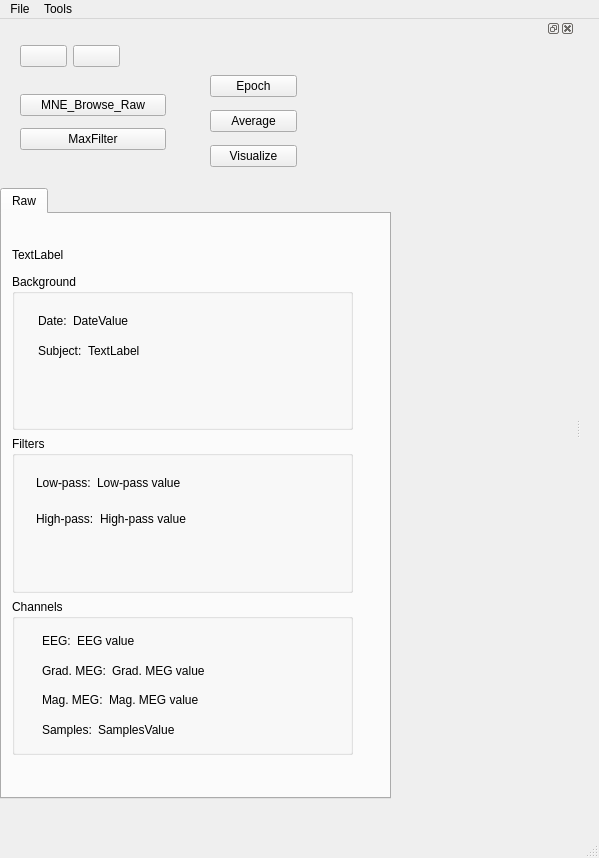
<?xml version="1.0" encoding="UTF-8"?>
<ui version="4.0">
 <class>MainWindow</class>
 <widget class="QMainWindow" name="MainWindow">
  <property name="geometry">
   <rect>
    <x>0</x>
    <y>0</y>
    <width>599</width>
    <height>858</height>
   </rect>
  </property>
  <property name="sizePolicy">
   <sizepolicy hsizetype="Expanding" vsizetype="Expanding">
    <horstretch>0</horstretch>
    <verstretch>0</verstretch>
   </sizepolicy>
  </property>
  <property name="windowTitle">
   <string>MainWindow</string>
  </property>
  <widget class="QWidget" name="centralwidget">
   <layout class="QHBoxLayout" name="horizontalLayout_2"/>
  </widget>
  <widget class="QMenuBar" name="menubar">
   <property name="geometry">
    <rect>
     <x>0</x>
     <y>0</y>
     <width>599</width>
     <height>29</height>
    </rect>
   </property>
   <property name="defaultUp">
    <bool>false</bool>
   </property>
   <widget class="QMenu" name="menuFile">
    <property name="title">
     <string>File</string>
    </property>
    <addaction name="actionLoad_file"/>
    <addaction name="actionSave_file"/>
   </widget>
   <widget class="QMenu" name="menuTools">
    <property name="title">
     <string>Tools</string>
    </property>
    <addaction name="actionPreferences"/>
   </widget>
   <addaction name="menuFile"/>
   <addaction name="menuTools"/>
  </widget>
  <widget class="QStatusBar" name="statusbar"/>
  <widget class="QDockWidget" name="dockWidget">
   <property name="sizePolicy">
    <sizepolicy hsizetype="Expanding" vsizetype="Expanding">
     <horstretch>1</horstretch>
     <verstretch>0</verstretch>
    </sizepolicy>
   </property>
   <property name="minimumSize">
    <size>
     <width>575</width>
     <height>115</height>
    </size>
   </property>
   <property name="allowedAreas">
    <set>Qt::BottomDockWidgetArea|Qt::LeftDockWidgetArea</set>
   </property>
   <attribute name="dockWidgetArea">
    <number>1</number>
   </attribute>
   <widget class="QWidget" name="dockWidgetContents">
    <widget class="QTabWidget" name="tabWidget">
     <property name="geometry">
      <rect>
       <x>0</x>
       <y>150</y>
       <width>391</width>
       <height>611</height>
      </rect>
     </property>
     <property name="currentIndex">
      <number>0</number>
     </property>
     <widget class="QWidget" name="tabRaw">
      <property name="maximumSize">
       <size>
        <width>360</width>
        <height>16777215</height>
       </size>
      </property>
      <property name="accessibleName">
       <string/>
      </property>
      <attribute name="title">
       <string>Raw</string>
      </attribute>
      <widget class="QWidget" name="horizontalLayoutWidget">
       <property name="geometry">
        <rect>
         <x>10</x>
         <y>60</y>
         <width>341</width>
         <height>481</height>
        </rect>
       </property>
       <layout class="QHBoxLayout" name="horizontalLayout_3">
        <item>
         <layout class="QVBoxLayout" name="verticalLayout_4">
          <item>
           <widget class="QGroupBox" name="metaBox">
            <property name="title">
             <string>Background</string>
            </property>
            <widget class="QWidget" name="layoutWidget_2">
             <property name="geometry">
              <rect>
               <x>26</x>
               <y>35</y>
               <width>271</width>
               <height>54</height>
              </rect>
             </property>
             <layout class="QVBoxLayout" name="verticalLayout_6">
              <item>
               <layout class="QGridLayout" name="gridLayout_5">
                <item row="0" column="0">
                 <widget class="QLabel" name="labelDate">
                  <property name="text">
                   <string>Date:</string>
                  </property>
                 </widget>
                </item>
                <item row="0" column="1">
                 <widget class="QLabel" name="labelDateValue">
                  <property name="sizePolicy">
                   <sizepolicy hsizetype="Expanding" vsizetype="Preferred">
                    <horstretch>0</horstretch>
                    <verstretch>0</verstretch>
                   </sizepolicy>
                  </property>
                  <property name="text">
                   <string>DateValue</string>
                  </property>
                 </widget>
                </item>
               </layout>
              </item>
              <item>
               <layout class="QHBoxLayout" name="horizontalLayout">
                <item>
                 <widget class="QLabel" name="labelSubject">
                  <property name="text">
                   <string>Subject:</string>
                  </property>
                 </widget>
                </item>
                <item>
                 <widget class="QLabel" name="labelSubjectValue">
                  <property name="sizePolicy">
                   <sizepolicy hsizetype="Expanding" vsizetype="Preferred">
                    <horstretch>0</horstretch>
                    <verstretch>0</verstretch>
                   </sizepolicy>
                  </property>
                  <property name="text">
                   <string>TextLabel</string>
                  </property>
                 </widget>
                </item>
               </layout>
              </item>
             </layout>
            </widget>
           </widget>
          </item>
          <item>
           <widget class="QGroupBox" name="filtersBox">
            <property name="title">
             <string>Filters</string>
            </property>
            <widget class="QWidget" name="layoutWidget_6">
             <property name="geometry">
              <rect>
               <x>24</x>
               <y>32</y>
               <width>272</width>
               <height>65</height>
              </rect>
             </property>
             <layout class="QVBoxLayout" name="verticalLayout_7">
              <item>
               <layout class="QHBoxLayout" name="horizontalLayout_4">
                <item>
                 <widget class="QLabel" name="labelLow">
                  <property name="lineWidth">
                   <number>1</number>
                  </property>
                  <property name="text">
                   <string>Low-pass:</string>
                  </property>
                  <property name="scaledContents">
                   <bool>true</bool>
                  </property>
                 </widget>
                </item>
                <item>
                 <widget class="QLabel" name="labelLowValue">
                  <property name="sizePolicy">
                   <sizepolicy hsizetype="Expanding" vsizetype="Preferred">
                    <horstretch>0</horstretch>
                    <verstretch>0</verstretch>
                   </sizepolicy>
                  </property>
                  <property name="text">
                   <string>Low-pass value</string>
                  </property>
                 </widget>
                </item>
               </layout>
              </item>
              <item>
               <layout class="QHBoxLayout" name="horizontalLayout_5">
                <item>
                 <widget class="QLabel" name="labelHigh">
                  <property name="text">
                   <string>High-pass:</string>
                  </property>
                 </widget>
                </item>
                <item>
                 <widget class="QLabel" name="labelHighValue">
                  <property name="sizePolicy">
                   <sizepolicy hsizetype="Expanding" vsizetype="Preferred">
                    <horstretch>0</horstretch>
                    <verstretch>0</verstretch>
                   </sizepolicy>
                  </property>
                  <property name="text">
                   <string>High-pass value</string>
                  </property>
                 </widget>
                </item>
               </layout>
              </item>
             </layout>
            </widget>
           </widget>
          </item>
          <item>
           <widget class="QGroupBox" name="channelsBox">
            <property name="title">
             <string>Channels</string>
            </property>
            <widget class="QWidget" name="layoutWidget_7">
             <property name="geometry">
              <rect>
               <x>30</x>
               <y>30</y>
               <width>306</width>
               <height>112</height>
              </rect>
             </property>
             <layout class="QVBoxLayout" name="verticalLayout_8">
              <item>
               <layout class="QHBoxLayout" name="horizontalLayout_6">
                <item>
                 <widget class="QLabel" name="labelEEG">
                  <property name="text">
                   <string>EEG:</string>
                  </property>
                 </widget>
                </item>
                <item>
                 <widget class="QLabel" name="labelEEGValue">
                  <property name="sizePolicy">
                   <sizepolicy hsizetype="Expanding" vsizetype="Preferred">
                    <horstretch>0</horstretch>
                    <verstretch>0</verstretch>
                   </sizepolicy>
                  </property>
                  <property name="text">
                   <string>EEG value</string>
                  </property>
                 </widget>
                </item>
               </layout>
              </item>
              <item>
               <layout class="QHBoxLayout" name="horizontalLayout_7">
                <item>
                 <widget class="QLabel" name="labelGradMEG">
                  <property name="text">
                   <string>Grad. MEG:</string>
                  </property>
                 </widget>
                </item>
                <item>
                 <widget class="QLabel" name="labelGradMEGValue">
                  <property name="sizePolicy">
                   <sizepolicy hsizetype="Expanding" vsizetype="Preferred">
                    <horstretch>0</horstretch>
                    <verstretch>0</verstretch>
                   </sizepolicy>
                  </property>
                  <property name="text">
                   <string>Grad. MEG value</string>
                  </property>
                 </widget>
                </item>
               </layout>
              </item>
              <item>
               <layout class="QHBoxLayout" name="horizontalLayout_8">
                <item>
                 <widget class="QLabel" name="labelMagMEG">
                  <property name="text">
                   <string>Mag. MEG:</string>
                  </property>
                 </widget>
                </item>
                <item>
                 <widget class="QLabel" name="labelMagMEGValue">
                  <property name="sizePolicy">
                   <sizepolicy hsizetype="Expanding" vsizetype="Preferred">
                    <horstretch>0</horstretch>
                    <verstretch>0</verstretch>
                   </sizepolicy>
                  </property>
                  <property name="text">
                   <string>Mag. MEG value</string>
                  </property>
                 </widget>
                </item>
               </layout>
              </item>
              <item>
               <layout class="QHBoxLayout" name="horizontalLayout_9">
                <item>
                 <widget class="QLabel" name="labelSamples">
                  <property name="text">
                   <string>Samples:</string>
                  </property>
                 </widget>
                </item>
                <item>
                 <widget class="QLabel" name="labelSamplesValue">
                  <property name="sizePolicy">
                   <sizepolicy hsizetype="Expanding" vsizetype="Preferred">
                    <horstretch>0</horstretch>
                    <verstretch>0</verstretch>
                   </sizepolicy>
                  </property>
                  <property name="text">
                   <string>SamplesValue</string>
                  </property>
                 </widget>
                </item>
               </layout>
              </item>
             </layout>
            </widget>
           </widget>
          </item>
         </layout>
        </item>
       </layout>
      </widget>
      <widget class="QLabel" name="labelRawData">
       <property name="geometry">
        <rect>
         <x>10</x>
         <y>30</y>
         <width>341</width>
         <height>21</height>
        </rect>
       </property>
       <property name="text">
        <string>TextLabel</string>
       </property>
      </widget>
     </widget>
    </widget>
    <widget class="QWidget" name="layoutWidget">
     <property name="geometry">
      <rect>
       <x>20</x>
       <y>50</y>
       <width>146</width>
       <height>70</height>
      </rect>
     </property>
     <layout class="QVBoxLayout" name="verticalLayout">
      <item>
       <widget class="QPushButton" name="pushButtonMNE_Browse_Raw">
        <property name="text">
         <string>MNE_Browse_Raw</string>
        </property>
       </widget>
      </item>
      <item>
       <widget class="QPushButton" name="pushButtonMaxFilter">
        <property name="text">
         <string>MaxFilter</string>
        </property>
       </widget>
      </item>
     </layout>
    </widget>
    <widget class="QWidget" name="layoutWidget">
     <property name="geometry">
      <rect>
       <x>210</x>
       <y>30</y>
       <width>87</width>
       <height>107</height>
      </rect>
     </property>
     <layout class="QVBoxLayout" name="verticalLayout_2">
      <item>
       <widget class="QPushButton" name="pushButtonEpoch">
        <property name="text">
         <string>Epoch</string>
        </property>
       </widget>
      </item>
      <item>
       <widget class="QPushButton" name="pushButtonAverage">
        <property name="text">
         <string>Average</string>
        </property>
       </widget>
      </item>
      <item>
       <widget class="QPushButton" name="pushButtonVisualize">
        <property name="text">
         <string>Visualize</string>
        </property>
       </widget>
      </item>
     </layout>
    </widget>
    <widget class="QWidget" name="">
     <property name="geometry">
      <rect>
       <x>20</x>
       <y>0</y>
       <width>100</width>
       <height>36</height>
      </rect>
     </property>
     <layout class="QHBoxLayout" name="horizontalLayout_10">
      <item>
       <widget class="QPushButton" name="pushButtonBack">
        <property name="text">
         <string/>
        </property>
        <property name="icon">
         <iconset>
          <normaloff>image1.xpm</normaloff>image1.xpm</iconset>
        </property>
       </widget>
      </item>
      <item>
       <widget class="QPushButton" name="pushButtonForward">
        <property name="text">
         <string/>
        </property>
        <property name="icon">
         <iconset>
          <normaloff>image2.xpm</normaloff>image2.xpm</iconset>
        </property>
       </widget>
      </item>
     </layout>
    </widget>
    <zorder>layoutWidget</zorder>
    <zorder>layoutWidget</zorder>
    <zorder>tabWidget</zorder>
    <zorder>pushButtonBack</zorder>
    <zorder>pushButtonForward</zorder>
   </widget>
  </widget>
  <action name="actionLoad_file">
   <property name="text">
    <string>Load file</string>
   </property>
  </action>
  <action name="actionSave_file">
   <property name="text">
    <string>Save file</string>
   </property>
  </action>
  <action name="actionPreferences">
   <property name="text">
    <string>Preferences</string>
   </property>
  </action>
 </widget>
 <resources/>
 <connections/>
</ui>
